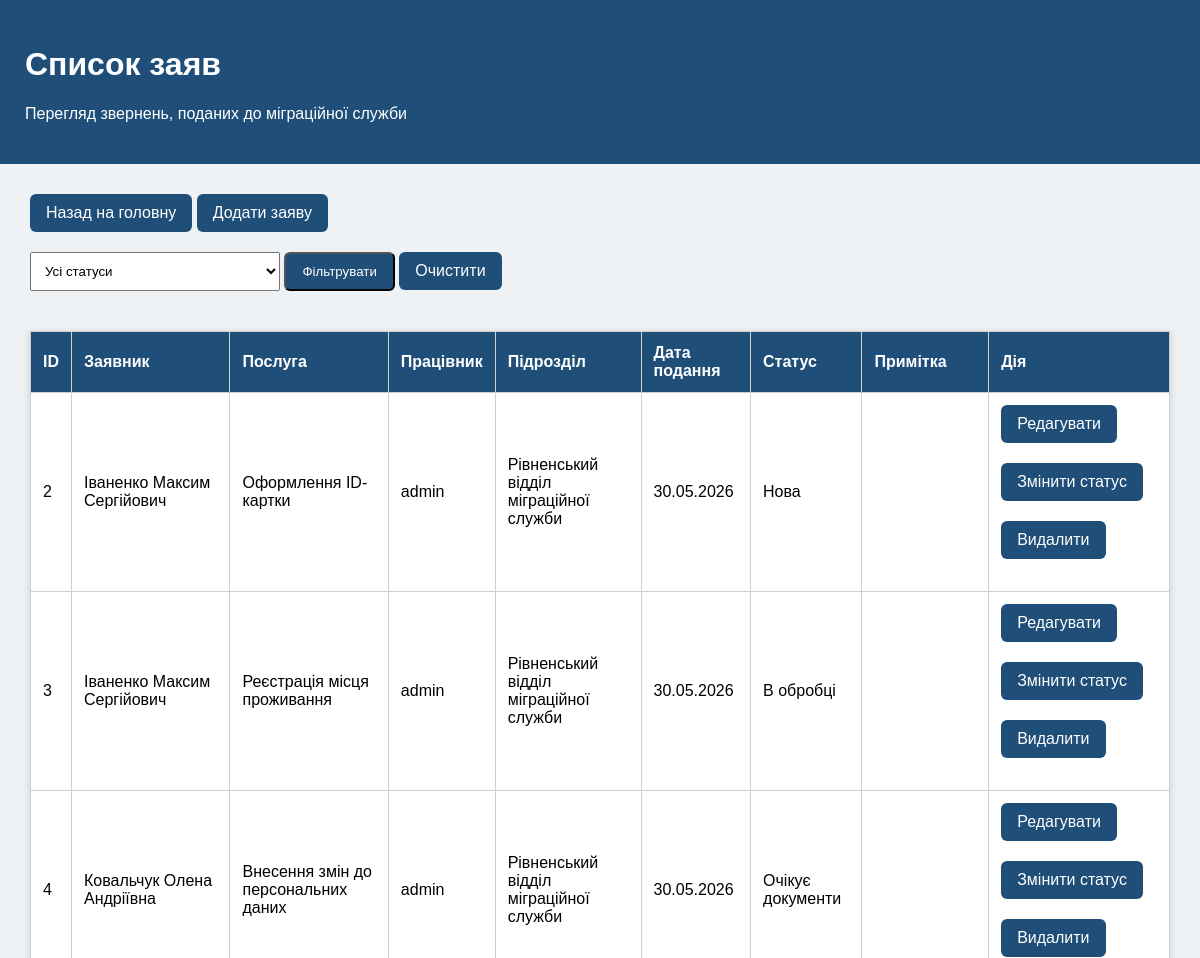
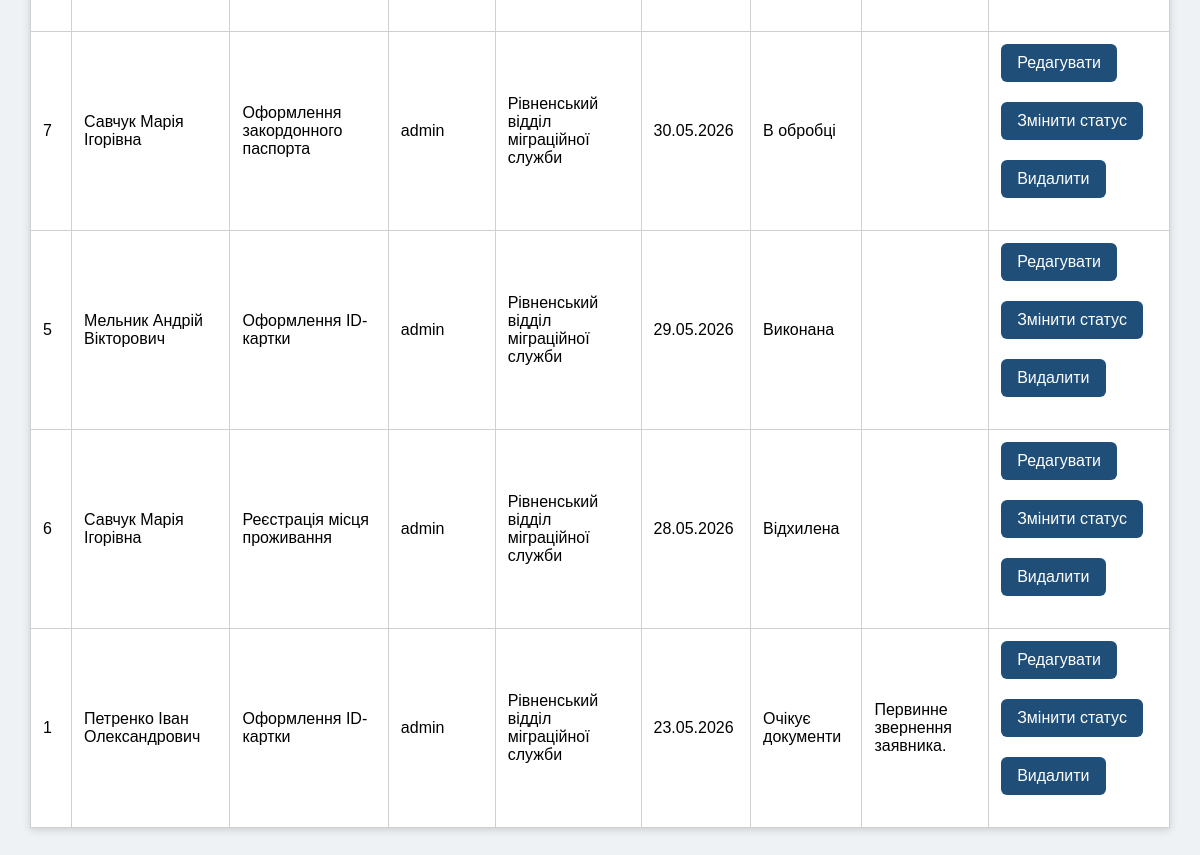
The page /applications/ (signed in) on the database its author committed (2 pictures, top to bottom).
### records/models.py (models this page shows, shortened)
class Application(models.Model):
    STATUS_CHOICES = [
        ("new", "Нова"),
        ("processing", "В обробці"),
        ("waiting", "Очікує документи"),
        ("completed", "Виконана"),
        ("rejected", "Відхилена"),
    ]
    applicant = models.ForeignKey(
        Applicant,
        on_delete=models.CASCADE,
        verbose_name="Заявник"
    )
    service = models.ForeignKey(
        Service,
        on_delete=models.PROTECT,
        verbose_name="Послуга"
    )
    employee = models.ForeignKey(
        settings.AUTH_USER_MODEL,
        on_delete=models.SET_NULL,
        null=True,
        blank=True,
        verbose_name="Працівник"
    )
    department = models.ForeignKey(
        Department,
        on_delete=models.SET_NULL,
        null=True,
        blank=True,
        verbose_name="Підрозділ"
    )
    created_date = models.DateField("Дата подання")
    status = models.CharField(
        "Статус заяви",
        max_length=20,
        choices=STATUS_CHOICES,
        default="new"
    )
    note = models.TextField("Примітка", blank=True)
    class Meta:
        verbose_name = "Заява"
        verbose_name_plural = "Заяви"

class Applicant(models.Model):
    surname = models.CharField("Прізвище", max_length=50)
    name = models.CharField("Ім'я", max_length=50)
    patronymic = models.CharField("По батькові", max_length=50, blank=True)
    birth_date = models.DateField("Дата народження")
    document_number = models.CharField("Номер документа", max_length=30)
    phone = models.CharField("Телефон", max_length=20, blank=True)
    address = models.CharField("Адреса проживання", max_length=200)
    class Meta:
        verbose_name = "Заявник"
        verbose_name_plural = "Заявники"
    def __str__(self):
        return f"{self.surname} {self.name} {self.patronymic}"

class Service(models.Model):
    name = models.CharField("Назва послуги", max_length=100)
    description = models.TextField("Опис послуги", blank=True)
    processing_days = models.PositiveIntegerField("Термін виконання, днів")
    price = models.DecimalField("Вартість", max_digits=8, decimal_places=2, default=0)
    class Meta:
        verbose_name = "Послуга"
        verbose_name_plural = "Послуги"
    def __str__(self):
        return self.name

class Department(models.Model):
    name = models.CharField("Назва підрозділу", max_length=100)
    address = models.CharField("Адреса", max_length=200)
    phone = models.CharField("Телефон", max_length=20, blank=True)
    class Meta:
        verbose_name = "Підрозділ"
        verbose_name_plural = "Підрозділи"
    def __str__(self):
        return self.name

### records/views.py (the view)
# urls.py: path("applications/", views.applications_list, name="applications_list"),
@login_required
def applications_list(request):
    status = request.GET.get("status", "")
    applications = Application.objects.all().order_by("-created_date")
    if status:
        applications = applications.filter(status=status)
    context = {
        "applications": applications,
        "status": status,
        "status_choices": Application.STATUS_CHOICES,
    }
    return render(request, "records/applications_list.html", context)

### records/templates/records/applications_list.html (shortened to what this page needs)
<!DOCTYPE html>
<html lang="uk">
<head>
</head>
<body>
    <div class="header">
        <h1>Список заяв</h1>
        <p>Перегляд звернень, поданих до міграційної служби</p>
    </div>
    <div class="content">
        <a class="button" href="/">Назад на головну</a>
        <a class="button" href="/applications/add/">Додати заяву</a>
        <form method="get" style="margin-bottom: 20px;">
    <select name="status" style="padding: 10px; width: 250px;">
        <option value="">Усі статуси</option>
    </select>
    <button type="submit" class="button">Фільтрувати</button>
    <a class="button" href="/applications/">Очистити</a>
</form>
        <table>
            <tr>
                <th>ID</th>
                <th>Заявник</th>
                <th>Послуга</th>
                <th>Працівник</th>
                <th>Підрозділ</th>
                <th>Дата подання</th>
                <th>Статус</th>
                <th>Примітка</th>
                <th>Дія</th>
            </tr>
            {% for application in applications %}
            <tr>
                <td>{{ application.id }}</td>
                <td>{{ application.applicant }}</td>
                <td>{{ application.service }}</td>
                <td>{{ application.employee }}</td>
                <td>{{ application.department }}</td>
                <td>{{ application.created_date|date:"d.m.Y" }}</td>
                <td>{{ application.get_status_display }}</td>
                <td>{{ application.note }}</td>
                <td>
    <a class="button" href="/applications/{{ application.id }}/edit/">Редагувати</a>
    <a class="button" href="/applications/{{ application.id }}/status/">Змінити статус</a>
    <a class="button" href="/applications/{{ application.id }}/delete/">Видалити</a>
</td>
            </tr>
            {% empty %}
            <tr>
                <td colspan="9">Заяв поки що немає.</td>
            </tr>
            {% endfor %}
        </table>
    </div>
</body>
</html>

### records/templates/records/applications_list.html (style rules this page uses)
body { font-family: Arial, sans-serif; background-color: #eef2f5; margin: 0; }
.header { background-color: #1f4e79; color: white; padding: 25px; }
.content { padding: 30px; }
table { width: 100%; border-collapse: collapse; background-color: white; box-shadow: 0 2px 8px rgba(0,0,0,0.15); }
th, td { padding: 12px; border: 1px solid #d0d0d0; text-align: left; }
th { background-color: #1f4e79; color: white; }
.button { display: inline-block; background-color: #1f4e79; color: white; padding: 10px 16px; text-decoration: none; border-radius: 6px; margin-bottom: 20px; }

### rows shown on the page
Application: id "2", applicant "Іваненко Максим Сергійович", service "Оформлення ID-картки", employee "admin", department "Рівненський відділ міграційної служби", created_date "30.05.2026", status "Нова"
Application: id "3", applicant "Іваненко Максим Сергійович", service "Реєстрація місця проживання", employee "admin", department "Рівненський відділ міграційної служби", created_date "30.05.2026", status "В обробці"
Application: id "4", applicant "Ковальчук Олена Андріївна", service "Внесення змін до персональних даних", employee "admin", department "Рівненський відділ міграційної служби", created_date "30.05.2026", status "Очікує документи"
Application: id "7", applicant "Савчук Марія Ігорівна", service "Оформлення закордонного паспорта", employee "admin", department "Рівненський відділ міграційної служби", created_date "30.05.2026", status "В обробці"
Application: id "5", applicant "Мельник Андрій Вікторович", service "Оформлення ID-картки", employee "admin", department "Рівненський відділ міграційної служби", created_date "29.05.2026", status "Виконана"
Application: id "6", applicant "Савчук Марія Ігорівна", service "Реєстрація місця проживання", employee "admin", department "Рівненський відділ міграційної служби", created_date "28.05.2026", status "Відхилена"
Application: id "1", applicant "Петренко Іван Олександрович", service "Оформлення ID-картки", employee "admin", department "Рівненський відділ міграційної служби", created_date "23.05.2026", status "Очікує документи", note "Первинне звернення заявника."
